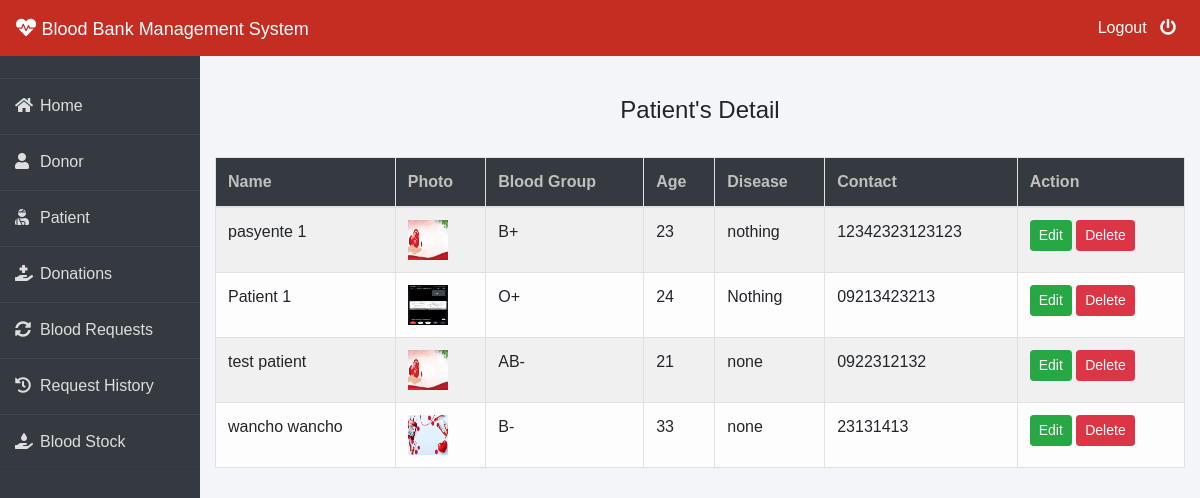
The app's page /admin-patient (signed in) with its own data.
### patient/models.py (models this page shows, shortened)
class Patient(models.Model):
    user = models.OneToOneField(User, on_delete=models.CASCADE)
    profile_pic = models.ImageField(upload_to='profile_pic/Patient/', null=True, blank=True)
    age = models.PositiveIntegerField()
    BLOOD_GROUP_CHOICES = [
        ('A+', 'A+'),
        ('A-', 'A-'),
        ('B+', 'B+'),
        ('B-', 'B-'),
        ('AB+', 'AB+'),
        ('AB-', 'AB-'),
        ('O+', 'O+'),
        ('O-', 'O-'),
    ]
    bloodgroup = models.CharField(max_length=10, choices=BLOOD_GROUP_CHOICES)
    disease = models.CharField(max_length=100)
    doctorname = models.CharField(max_length=50)
    address = models.CharField(max_length=255)  # Increased max_length to allow more characters
    mobile = models.CharField(max_length=20, null=False)
    @property
    def get_name(self):
        return f"{self.user.first_name} {self.user.last_name}"

### blood/views.py (the view)
# urls.py: path('admin-patient', views.admin_patient_view,name='admin-patient'),
@login_required(login_url='adminlogin')
def admin_patient_view(request):
    patients=pmodels.Patient.objects.all()
    return render(request,'blood/admin_patient.html',{'patients':patients})

### templates/blood/admin_patient.html
{% extends 'blood/adminbase.html' %}
{% block content %}
{% load widget_tweaks %}
{%load static%}
<br><br>
<div class="container">
    <H4 class="text-center">Patient's Detail</H4><br>
    <table class="table table-light table-hover table-bordered table-striped">
        <thead class="bg-dark">
            <tr>
                <th scope="col" style="color: rgb(192, 192, 192);">Name</th>
                <th scope="col" style="color: rgb(192, 192, 192);">Photo</th>
                <th scope="col" style="color: rgb(192, 192, 192);">Blood Group</th>
                <th scope="col" style="color: rgb(192, 192, 192);">Age</th>
                <th scope="col" style="color: rgb(192, 192, 192);">Disease</th>
                <th scope="col" style="color: rgb(192, 192, 192);">Contact</th>
                <th style="color: rgb(192, 192, 192);">Action</th>
            </tr>
        </thead>
        <tbody>
            {% for t in patients %}
            <tr>
                <td> {{t.get_name}}</td>
                <td> <img src="{% static t.profile_pic.url %}" alt="Profile Pic" height="40px" width="40px" /></td>
                <td>{{t.bloodgroup}}</td>
                <td>{{t.age}}</td>
                <td>{{t.disease}}</td>
                <td>{{t.mobile}}</td>
                <td>
                    <button class="btn btn-success btn-sm"><a  style="text-decoration: none;color: white;" href="{% url 'update-patient' t.id  %}">Edit</a> </button>
                    <button class="btn btn-danger btn-sm"><a  style="text-decoration: none;color: white;" href="{% url 'delete-patient' t.id  %}">Delete</a> </button>
                </td>
            </tr>
            {% endfor %}
        </tbody>
    </table>
</div>
{% endblock content %}

### templates/blood/adminbase.html (style rules this page uses)
* { margin: 0; padding: 0; box-sizing: border-box; list-style: none; text-decoration: none; font-family: 'Josefin Sans', sans-serif; }
body { background-color: #f3f5f9; }

### records on screen
Patient: get_name "pasyente 1", profile_pic (picture), bloodgroup "B+", age "23", disease "nothing", mobile "12342323123123"
Patient: get_name "Patient 1", profile_pic (picture), bloodgroup "O+", age "24", disease "Nothing", mobile "09213423213"
Patient: get_name "test patient", profile_pic (picture), bloodgroup "AB-", age "21", disease "none", mobile "0922312132"
Patient: get_name "wancho wancho", profile_pic (picture), bloodgroup "B-", age "33", disease "none", mobile "23131413"
